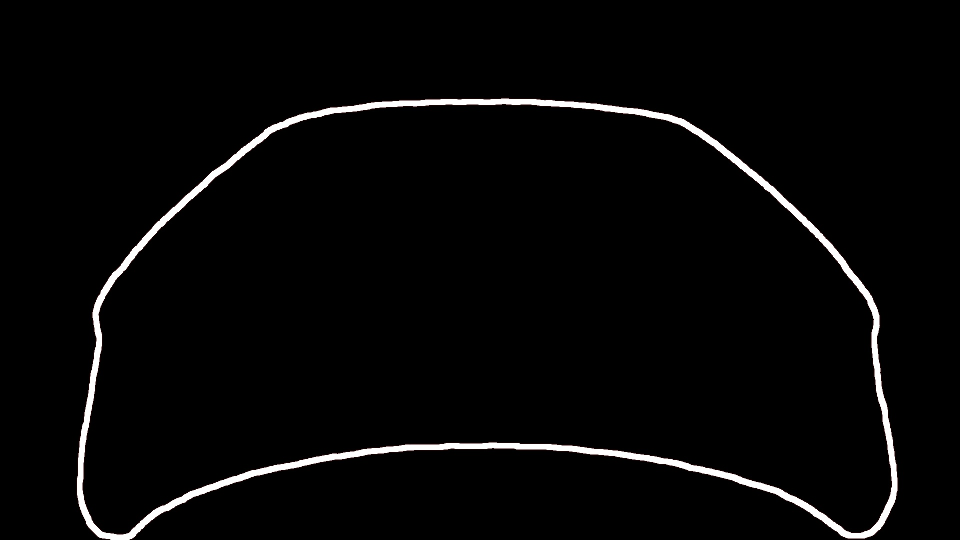
#> input picture final_mask_401.jpg, 1920 x 1080 px, found by its file name (shown at 1/2 size)
$ python mask_extraction.py
#> lines starting #> are read from the running program, lines starting #| are printed output that depends on the picture; after the words box and inside, x2 and y2 are one past the last pixel; in counts of white or black regions, pixels touching at a corner belong together
import cv2
import numpy as np
import os

# Path to image folder and mask
image_folder = 'Adaptive_threshold'      # Folder containing images
mask_path = '/home/sneha/Selent/final_sealant/final_mask_401.jpg'        # Path to the single binary mask
output_folder = 'mask_401'     # Folder to save output

# Load the mask
mask = cv2.imread(mask_path, cv2.IMREAD_GRAYSCALE)
#> mask: shape (1080, 1920); min 0, max 255, mean 6.9
if mask is None:
    raise FileNotFoundError(f"Mask not found at: {mask_path}")

# Ensure binary mask
_, binary_mask = cv2.threshold(mask, 127, 255, cv2.THRESH_BINARY)
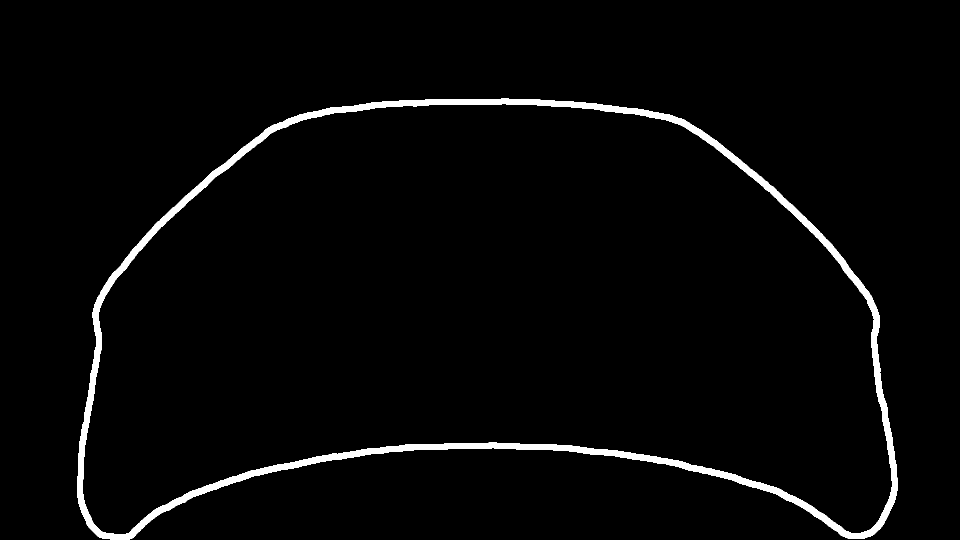
#> binary_mask: shape (1080, 1920) (shown at 1/2 size); 2.7% white; 1 white region, box (x1, y1, x2, y2) and area: (154, 197, 1795, 1080) 55486

# Create output folder if it doesn't exist
os.makedirs(output_folder, exist_ok=True)

# List all image files in the image folder
#> (the run stopped early here; a loop or call above may not have finished)
